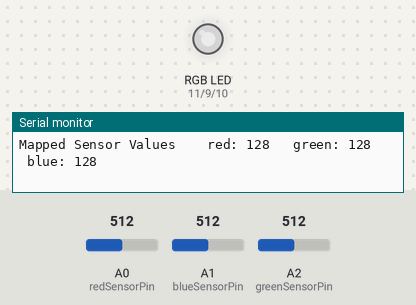
The sketch below on a simulated Arduino Uno, built with avr-gcc and run on an emulated ATmega328P. Shown: an RGB LED mixed from three pins (HIGH = lit), the last lines printed to the serial monitor. The test bench sets the inputs (shaded band); at power-on: A0 (redSensorPin) = 512, A1 (blueSensorPin) = 512, A2 (greenSensorPin) = 512. Dim RGB values are drawn brighter than linear.

Above: at 1.2 s.
1.3 s: A0 (redSensorPin) set to 414
At 1.9 s:
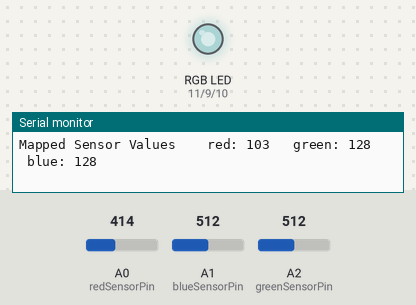
4.3 s: A0 (redSensorPin) set to 384
At 5.5 s:
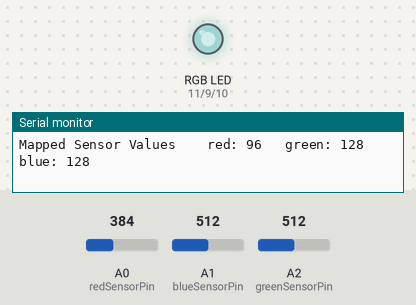
5.8 s: A1 (blueSensorPin) set to 416
At 6.2 s:
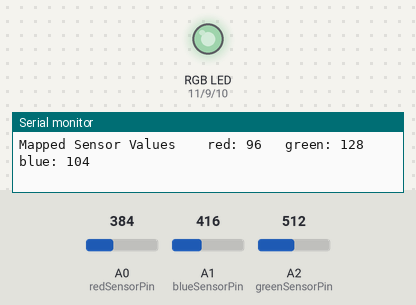
8.8 s: A1 (blueSensorPin) set to 382
At 9.6 s:
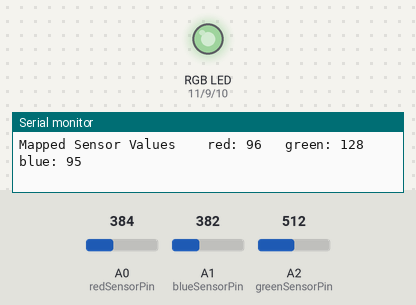
11.8 s: A2 (greenSensorPin) set to 716
At 12.2 s:
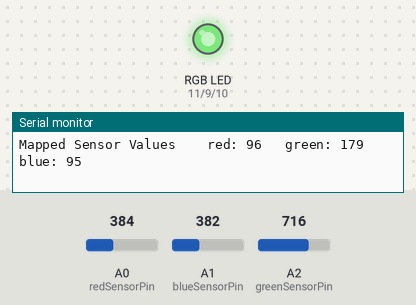
13.3 s: A2 (greenSensorPin) set to 406
At 13.9 s:
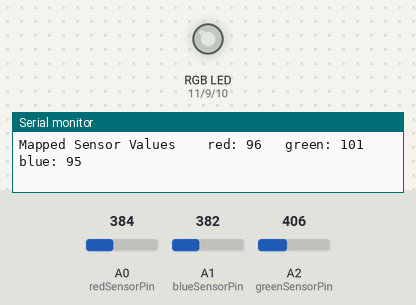
16.3 s: A2 (greenSensorPin) set to 386
Timing chart, 0 to 19.3 s (numbered marks = the images above; inputs shaded):
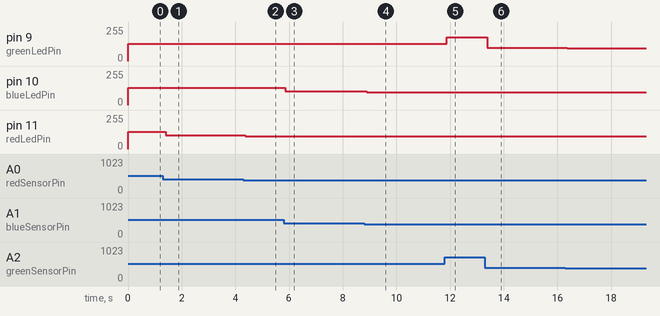

Measured:
- after the input at 1.3 s, pin 11 (redLedPin): 128/255 → 103/255 after 0.10 s
- after the input at 4.3 s, pin 11 (redLedPin): 103/255 → 96/255 after 0.07 s
- after the input at 5.8 s, pin 10 (blueLedPin): 128/255 → 104/255 after 0.06 s
- after the input at 8.8 s, pin 10 (blueLedPin): 104/255 → 95/255 after 0.09 s
- after the input at 11.8 s, pin 9 (greenLedPin): 128/255 → 179/255 after 0.07 s
- after the input at 13.3 s, pin 9 (greenLedPin): 179/255 → 101/255 after 0.08 s
- after the input at 16.3 s, pin 9 (greenLedPin): 101/255 → 96/255 after 0.06 s

The sketch:

Progetto4.ino
```cpp
const int greenLedPin = 9;
const int redLedPin = 11;
const int blueLedPin = 10;

const int redSensorPin = A0;
const int greenSensorPin = A2;
const int blueSensorPin = A1;

int redValue = 0;
int greenValue = 0;
int blueValue = 0;

int redSensorValue = 0;
int greenSensorValue = 0;
int blueSensorValue = 0;

void setup() {
  // put your setup code here, to run once:
  Serial.begin(9600);

  pinMode(greenLedPin, OUTPUT);
  pinMode(redLedPin, OUTPUT);
  pinMode(blueLedPin, OUTPUT);
}

void loop() {
  // put your main code here, to run repeatedly:
  redSensorValue = analogRead(redSensorPin); //valore da 0 a 1023
  delay(5);     //delay per dare il tempo al ADC converter di lavorare correttamente
  greenSensorValue = analogRead(greenSensorPin);
  delay(5);
  blueSensorValue = analogRead(blueSensorPin);
  delay(5);

  redValue = redSensorValue/4;
  greenValue = greenSensorValue/4;
  blueValue = blueSensorValue/4;

  Serial.print("Mapped Sensor Values \t red: ");
  Serial.print(redValue);
  Serial.print("\t green: ");
  Serial.print(greenValue);
  Serial.print("\t blue: ");
  Serial.println(blueValue);

  analogWrite(redLedPin,redValue); //PWM da 0 a 255
  analogWrite(greenLedPin,greenValue);
  analogWrite(blueLedPin,blueValue);
  delay(5);
}
```
